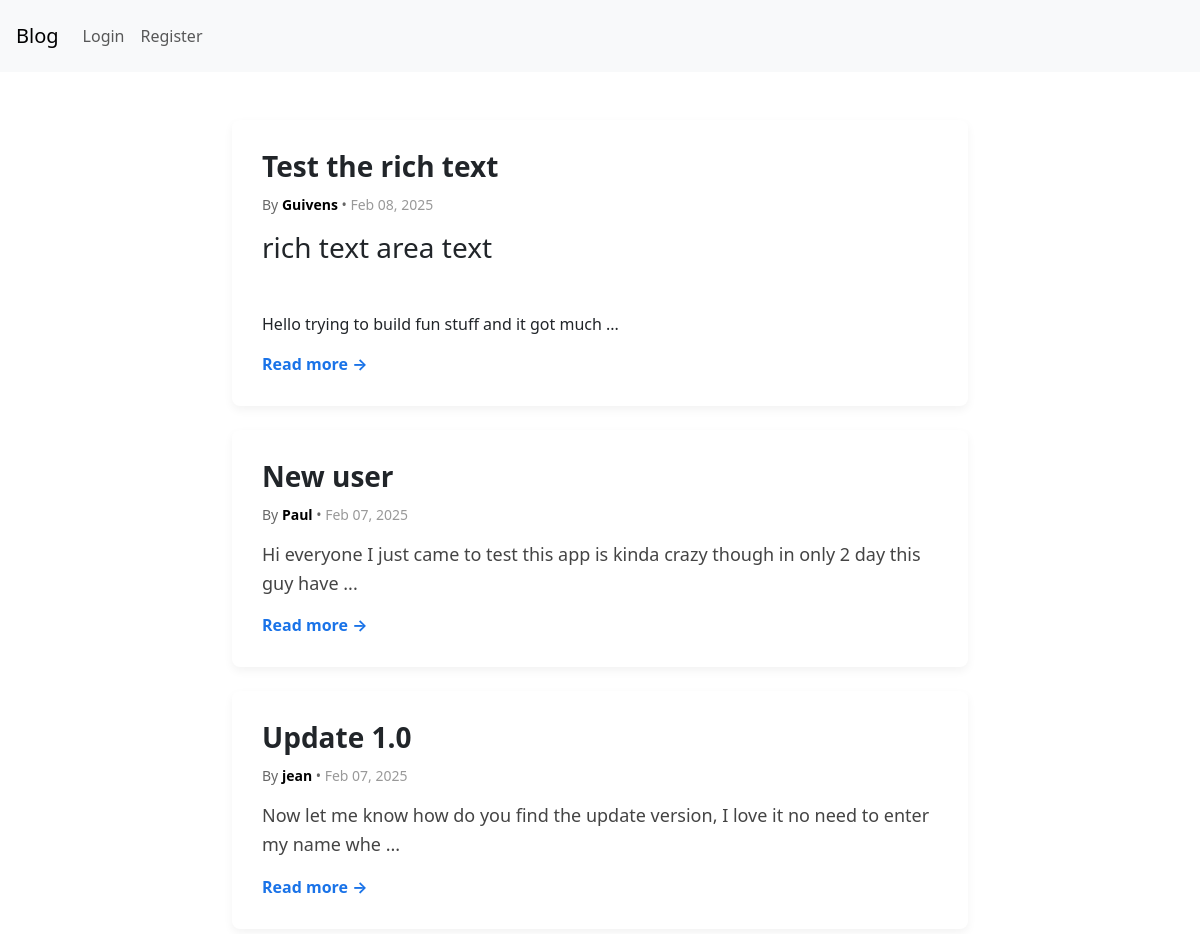
Before: / (upper part) with the older database file.
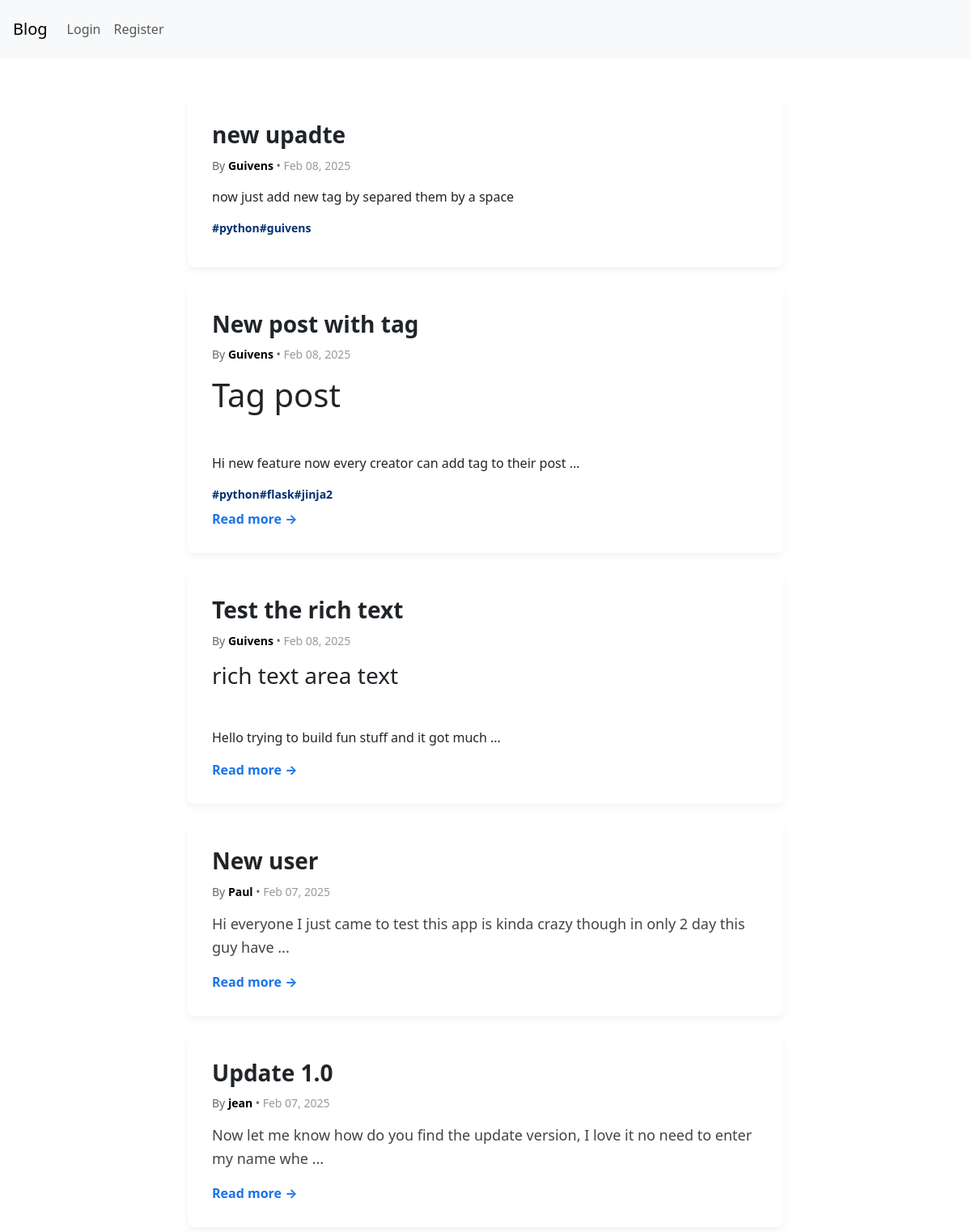
After: the same page with the newer database file.
### app/models.py (models this page shows, shortened)
class Article(db.Model):
    id = db.Column(db.Integer, primary_key=True)
    title = db.Column(db.String(120), unique=True, nullable=False)
    content = db.Column(db.Text, nullable=False)
    created_at = db.Column(db.DateTime, default=datetime.utcnow)  # FIXED
    author_id = db.Column(db.Integer, db.ForeignKey('user.id'), nullable=False)  # FIXED
    tags = db.relationship('Tag', secondary=article_tag, back_populates='articles')

class User(db.Model, UserMixin):
    id = db.Column(db.Integer, primary_key=True)
    username = db.Column(db.String(80), unique=True, nullable=False)
    email = db.Column(db.String(120), unique=True, nullable=False)
    hash = db.Column(db.String(256), nullable= False)
    articles = db.relationship('Article', backref='author', lazy=True)
    profile = db.relationship('Profile', backref='user', uselist=False)

class Tag(db.Model):
    id = db.Column(db.Integer, primary_key=True)
    name = db.Column(db.String(150), nullable= False)
    articles = db.relationship('Article', secondary=article_tag, back_populates='tags')

### app/routes.py (the view)
@main_routes.route('/')
def index():
    data = Article.query.order_by(Article.created_at.desc()).all()
    print("Current User",current_user)
    return render_template("index.html", data = data)

### app/templates/index.html (shortened to what this page needs)
{% extends 'base.html' %} {% block content %}
<div class="container mt-5">
  {% if data %}
  <div class="row">
    {% for article in data %}
    <div class="col-md-8 offset-md-2 mb-4">
      <div class="article-card" data-id="{{ article.id | int }}">
        <h1 class="article-title">{{ article.title }}</h1>
        <p class="article-meta">
          By <span class="author">{{ article.author.username }}</span> •
          <span class="date"
            >{{ article.created_at.strftime('%b %d, %Y') }}</span
          >
        </p>
        <p class="article-content">
          {{ article.content[:90] | safe}}{% if article.content | length > 90 %}
          ...{% endif %}
        </p>
        <div class="d-flex flex-wrap">
          {% for tag in article.tags %}
          <div class="tag-item tag-name mr-2 mb-2">
            <p class="mb-0 mr-2">#{{ tag.name }}</p>
          </div>
          {% endfor %}
        </div>
        {% if article.content | length > 90 %}
        <a href="/article/{{ article.id }}" class="read-more">Read more →</a>
        {% endif %}
      </div>
    </div>
    {% endfor %}
  </div>
  {% else %}
  <div class="text-center py-5">
    <p class="no-articles">No articles have been published yet.</p>
  </div>
  {% endif %}
</div>
{% endblock %}

### app/templates/base.html (shortened to what this page needs)
<!DOCTYPE html>
<html lang="en">
<head>
  <link href="/static/css/global.css" rel="stylesheet">
   <link href="https://cdn.jsdelivr.net/npm/bootstrap@5.3.0/dist/css/bootstrap.min.css" rel="stylesheet">
    <link rel="preload" href="https://cdn.quilljs.com/1.3.6/quill.snow.css" as="style" onload="this.onload=null;this.rel='stylesheet'">
</head>
<body>
<nav class="navbar navbar-expand-md navbar-light bg-light p-3">
  <a class="navbar-brand" href="/">Blog</a>
  <div class="collapse navbar-collapse" id="navbarSupportedContent">
    <ul class="navbar-nav me-auto">
      {% if current_user.is_authenticated %}
      <li class="nav-item active">
        <a class="nav-link" href="/">Home <span class="sr-only">(current)</span></a>
      </li>
      <li class="nav-item">
        <a class="nav-link" href="/article">Write</a>
      </li>
      <li class="nav-item">
        <a class="nav-link" href="/logout">Logout</a>
      </li>
      {%else%}
            <li class="nav-item">
              <a class="nav-link" href="{{ url_for('main.login')}}">Login</a>
             </li>
            <li class="nav-item">
               <a class="nav-link" href="{{url_for('main.create_user')}}">Register</a>
             </li>
      {%endif%}
    </ul>
  </div>
</nav>
  {% block content %}
  {% endblock %}
</body>
</html>

### app/static/css/global.css (style rules this page uses)
body { font-family: 'Georgia', serif; background-color: #f9f9f9; color: #333; }
.article-card { background: white; padding: 30px; border-radius: 8px; box-shadow: 0px 4px 10px rgba(0, 0, 0, 0.05); transition: transform 0.2s ease-in-out; }
.article-title { font-size: 28px; font-weight: bold; margin-bottom: 10px; }
.article-meta { font-size: 14px; color: #666; margin-bottom: 15px; }
.author { font-weight: bold; color: #000; }
.date { color: #999; }
.article-content { font-size: 18px; line-height: 1.6; color: #444; }
.read-more { font-size: 16px; color: #1a73e8; text-decoration: none; font-weight: bold; }
.tag-name { font-size: 14px; font-weight: bold; color: #043072; margin: 0; }

Changed rows visible on the page:
added Article: title "new upadte", author.username "Guivens", created_at "Feb 08, 2025", content "now just add new tag by separed them by a space"
added Tag: name "python"
added Tag: name "guivens", shown under "new upadte"
added Article: title "New post with tag", author.username "Guivens", created_at "Feb 08, 2025", content "Tag post Hi new feature now every creator can add tag to their post"
added Tag: name "flask", shown under "New post with tag"
added Tag: name "jinja2", shown under "New post with tag"
